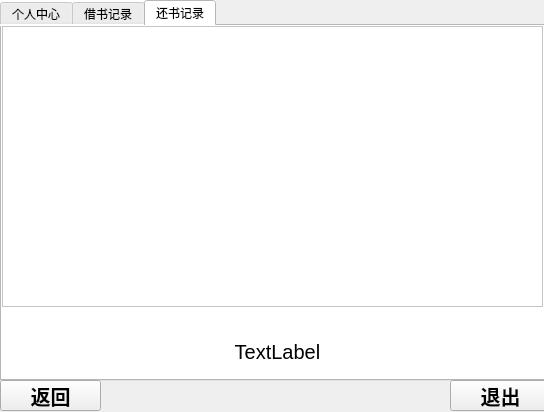
<?xml version="1.0" encoding="UTF-8"?>
<ui version="4.0">
 <class>PersonalCenter</class>
 <widget class="QWidget" name="PersonalCenter">
  <property name="geometry">
   <rect>
    <x>0</x>
    <y>0</y>
    <width>544</width>
    <height>412</height>
   </rect>
  </property>
  <property name="windowTitle">
   <string>Form</string>
  </property>
  <widget class="QTabWidget" name="tabWidget">
   <property name="geometry">
    <rect>
     <x>0</x>
     <y>0</y>
     <width>551</width>
     <height>381</height>
    </rect>
   </property>
   <property name="styleSheet">
    <string notr="true">background-color:white</string>
   </property>
   <property name="currentIndex">
    <number>2</number>
   </property>
   <widget class="QWidget" name="personnal_QWidget">
    <attribute name="title">
     <string>个人中心</string>
    </attribute>
    <widget class="QLabel" name="image_label">
     <property name="geometry">
      <rect>
       <x>20</x>
       <y>20</y>
       <width>251</width>
       <height>271</height>
      </rect>
     </property>
     <property name="frameShape">
      <enum>QFrame::Box</enum>
     </property>
     <property name="text">
      <string>头像</string>
     </property>
    </widget>
    <widget class="QLabel" name="label_2">
     <property name="geometry">
      <rect>
       <x>280</x>
       <y>20</y>
       <width>101</width>
       <height>41</height>
      </rect>
     </property>
     <property name="font">
      <font>
       <pointsize>15</pointsize>
       <weight>75</weight>
       <bold>true</bold>
      </font>
     </property>
     <property name="frameShape">
      <enum>QFrame::NoFrame</enum>
     </property>
     <property name="text">
      <string>姓名:</string>
     </property>
     <property name="alignment">
      <set>Qt::AlignRight|Qt::AlignTrailing|Qt::AlignVCenter</set>
     </property>
    </widget>
    <widget class="QLabel" name="label_3">
     <property name="geometry">
      <rect>
       <x>280</x>
       <y>80</y>
       <width>101</width>
       <height>41</height>
      </rect>
     </property>
     <property name="font">
      <font>
       <pointsize>15</pointsize>
       <weight>75</weight>
       <bold>true</bold>
      </font>
     </property>
     <property name="frameShape">
      <enum>QFrame::NoFrame</enum>
     </property>
     <property name="text">
      <string>性别:</string>
     </property>
     <property name="alignment">
      <set>Qt::AlignRight|Qt::AlignTrailing|Qt::AlignVCenter</set>
     </property>
    </widget>
    <widget class="QLabel" name="x">
     <property name="geometry">
      <rect>
       <x>280</x>
       <y>190</y>
       <width>101</width>
       <height>41</height>
      </rect>
     </property>
     <property name="font">
      <font>
       <pointsize>12</pointsize>
       <weight>75</weight>
       <bold>true</bold>
      </font>
     </property>
     <property name="frameShape">
      <enum>QFrame::NoFrame</enum>
     </property>
     <property name="text">
      <string>建户日期:</string>
     </property>
     <property name="alignment">
      <set>Qt::AlignRight|Qt::AlignTrailing|Qt::AlignVCenter</set>
     </property>
    </widget>
    <widget class="QLabel" name="label_5">
     <property name="geometry">
      <rect>
       <x>280</x>
       <y>250</y>
       <width>101</width>
       <height>41</height>
      </rect>
     </property>
     <property name="font">
      <font>
       <pointsize>15</pointsize>
       <weight>75</weight>
       <bold>true</bold>
      </font>
     </property>
     <property name="frameShape">
      <enum>QFrame::NoFrame</enum>
     </property>
     <property name="text">
      <string>组别:</string>
     </property>
     <property name="alignment">
      <set>Qt::AlignRight|Qt::AlignTrailing|Qt::AlignVCenter</set>
     </property>
    </widget>
    <widget class="QComboBox" name="change_comboBox">
     <property name="geometry">
      <rect>
       <x>20</x>
       <y>310</y>
       <width>101</width>
       <height>31</height>
      </rect>
     </property>
     <property name="font">
      <font>
       <pointsize>15</pointsize>
       <weight>75</weight>
       <italic>true</italic>
       <bold>true</bold>
      </font>
     </property>
     <property name="styleSheet">
      <string notr="true">border:none;</string>
     </property>
     <item>
      <property name="text">
       <string>姓名</string>
      </property>
     </item>
     <item>
      <property name="text">
       <string>性别</string>
      </property>
     </item>
     <item>
      <property name="text">
       <string>密码</string>
      </property>
     </item>
    </widget>
    <widget class="QLabel" name="label_6">
     <property name="geometry">
      <rect>
       <x>280</x>
       <y>140</y>
       <width>101</width>
       <height>41</height>
      </rect>
     </property>
     <property name="font">
      <font>
       <pointsize>15</pointsize>
       <weight>75</weight>
       <bold>true</bold>
      </font>
     </property>
     <property name="frameShape">
      <enum>QFrame::NoFrame</enum>
     </property>
     <property name="text">
      <string>密码:</string>
     </property>
     <property name="alignment">
      <set>Qt::AlignRight|Qt::AlignTrailing|Qt::AlignVCenter</set>
     </property>
    </widget>
    <widget class="QLineEdit" name="change_lineEdit">
     <property name="geometry">
      <rect>
       <x>130</x>
       <y>310</y>
       <width>141</width>
       <height>31</height>
      </rect>
     </property>
     <property name="styleSheet">
      <string notr="true">font: 25 14pt '微软雅黑 Light'; 
color: rgb(31,31,31);
padding-left:20px;
background-color: rgb(255, 255, 255);
border:2px solid rgb(20,196,188);
border-radius:15px;</string>
     </property>
    </widget>
    <widget class="QPushButton" name="change_pushbutton">
     <property name="enabled">
      <bool>true</bool>
     </property>
     <property name="geometry">
      <rect>
       <x>280</x>
       <y>310</y>
       <width>101</width>
       <height>31</height>
      </rect>
     </property>
     <property name="font">
      <font>
       <pointsize>15</pointsize>
       <weight>75</weight>
       <bold>true</bold>
      </font>
     </property>
     <property name="text">
      <string>修改</string>
     </property>
    </widget>
    <widget class="QLabel" name="username_label">
     <property name="geometry">
      <rect>
       <x>390</x>
       <y>20</y>
       <width>131</width>
       <height>41</height>
      </rect>
     </property>
     <property name="font">
      <font>
       <pointsize>15</pointsize>
       <weight>75</weight>
       <bold>true</bold>
      </font>
     </property>
     <property name="frameShape">
      <enum>QFrame::NoFrame</enum>
     </property>
     <property name="text">
      <string>陈伟lin</string>
     </property>
     <property name="alignment">
      <set>Qt::AlignLeading|Qt::AlignLeft|Qt::AlignVCenter</set>
     </property>
    </widget>
    <widget class="QLabel" name="gender_label">
     <property name="geometry">
      <rect>
       <x>390</x>
       <y>80</y>
       <width>111</width>
       <height>41</height>
      </rect>
     </property>
     <property name="font">
      <font>
       <pointsize>15</pointsize>
       <weight>75</weight>
       <bold>true</bold>
      </font>
     </property>
     <property name="frameShape">
      <enum>QFrame::NoFrame</enum>
     </property>
     <property name="text">
      <string>man</string>
     </property>
     <property name="alignment">
      <set>Qt::AlignLeading|Qt::AlignLeft|Qt::AlignVCenter</set>
     </property>
    </widget>
    <widget class="QLabel" name="password_label">
     <property name="geometry">
      <rect>
       <x>390</x>
       <y>140</y>
       <width>121</width>
       <height>41</height>
      </rect>
     </property>
     <property name="font">
      <font>
       <pointsize>15</pointsize>
       <weight>75</weight>
       <bold>true</bold>
      </font>
     </property>
     <property name="frameShape">
      <enum>QFrame::NoFrame</enum>
     </property>
     <property name="text">
      <string>陈伟lin</string>
     </property>
     <property name="alignment">
      <set>Qt::AlignLeading|Qt::AlignLeft|Qt::AlignVCenter</set>
     </property>
    </widget>
    <widget class="QLabel" name="cteatedate_label">
     <property name="geometry">
      <rect>
       <x>390</x>
       <y>190</y>
       <width>141</width>
       <height>41</height>
      </rect>
     </property>
     <property name="font">
      <font>
       <pointsize>15</pointsize>
       <weight>75</weight>
       <bold>true</bold>
      </font>
     </property>
     <property name="frameShape">
      <enum>QFrame::NoFrame</enum>
     </property>
     <property name="text">
      <string>陈伟lin</string>
     </property>
     <property name="alignment">
      <set>Qt::AlignLeading|Qt::AlignLeft|Qt::AlignVCenter</set>
     </property>
    </widget>
    <widget class="QLabel" name="type_label">
     <property name="geometry">
      <rect>
       <x>390</x>
       <y>250</y>
       <width>141</width>
       <height>41</height>
      </rect>
     </property>
     <property name="font">
      <font>
       <pointsize>15</pointsize>
       <weight>75</weight>
       <bold>true</bold>
      </font>
     </property>
     <property name="frameShape">
      <enum>QFrame::NoFrame</enum>
     </property>
     <property name="text">
      <string>陈伟lin</string>
     </property>
     <property name="alignment">
      <set>Qt::AlignLeading|Qt::AlignLeft|Qt::AlignVCenter</set>
     </property>
    </widget>
   </widget>
   <widget class="QWidget" name="tab_2">
    <attribute name="title">
     <string>借书记录</string>
    </attribute>
    <widget class="QTableWidget" name="borrowbook_tableWidget">
     <property name="geometry">
      <rect>
       <x>0</x>
       <y>0</y>
       <width>541</width>
       <height>281</height>
      </rect>
     </property>
    </widget>
    <widget class="QLabel" name="borrowbook_label">
     <property name="geometry">
      <rect>
       <x>210</x>
       <y>310</y>
       <width>131</width>
       <height>31</height>
      </rect>
     </property>
     <property name="font">
      <font>
       <pointsize>15</pointsize>
      </font>
     </property>
     <property name="text">
      <string>TextLabel</string>
     </property>
     <property name="alignment">
      <set>Qt::AlignCenter</set>
     </property>
    </widget>
   </widget>
   <widget class="QWidget" name="tb">
    <attribute name="title">
     <string>还书记录</string>
    </attribute>
    <widget class="QTableWidget" name="return_tableWidget">
     <property name="geometry">
      <rect>
       <x>0</x>
       <y>0</y>
       <width>541</width>
       <height>281</height>
      </rect>
     </property>
    </widget>
    <widget class="QLabel" name="returnbook_label">
     <property name="geometry">
      <rect>
       <x>210</x>
       <y>310</y>
       <width>131</width>
       <height>31</height>
      </rect>
     </property>
     <property name="font">
      <font>
       <pointsize>15</pointsize>
      </font>
     </property>
     <property name="text">
      <string>TextLabel</string>
     </property>
     <property name="alignment">
      <set>Qt::AlignCenter</set>
     </property>
    </widget>
   </widget>
  </widget>
  <widget class="QPushButton" name="retrun_pushbutton">
   <property name="enabled">
    <bool>true</bool>
   </property>
   <property name="geometry">
    <rect>
     <x>0</x>
     <y>380</y>
     <width>101</width>
     <height>31</height>
    </rect>
   </property>
   <property name="font">
    <font>
     <pointsize>15</pointsize>
     <weight>75</weight>
     <bold>true</bold>
    </font>
   </property>
   <property name="text">
    <string>返回</string>
   </property>
  </widget>
  <widget class="QPushButton" name="exit_pushbutton">
   <property name="enabled">
    <bool>true</bool>
   </property>
   <property name="geometry">
    <rect>
     <x>450</x>
     <y>380</y>
     <width>101</width>
     <height>31</height>
    </rect>
   </property>
   <property name="font">
    <font>
     <pointsize>15</pointsize>
     <weight>75</weight>
     <bold>true</bold>
    </font>
   </property>
   <property name="text">
    <string>退出</string>
   </property>
  </widget>
 </widget>
 <resources/>
 <connections/>
</ui>
